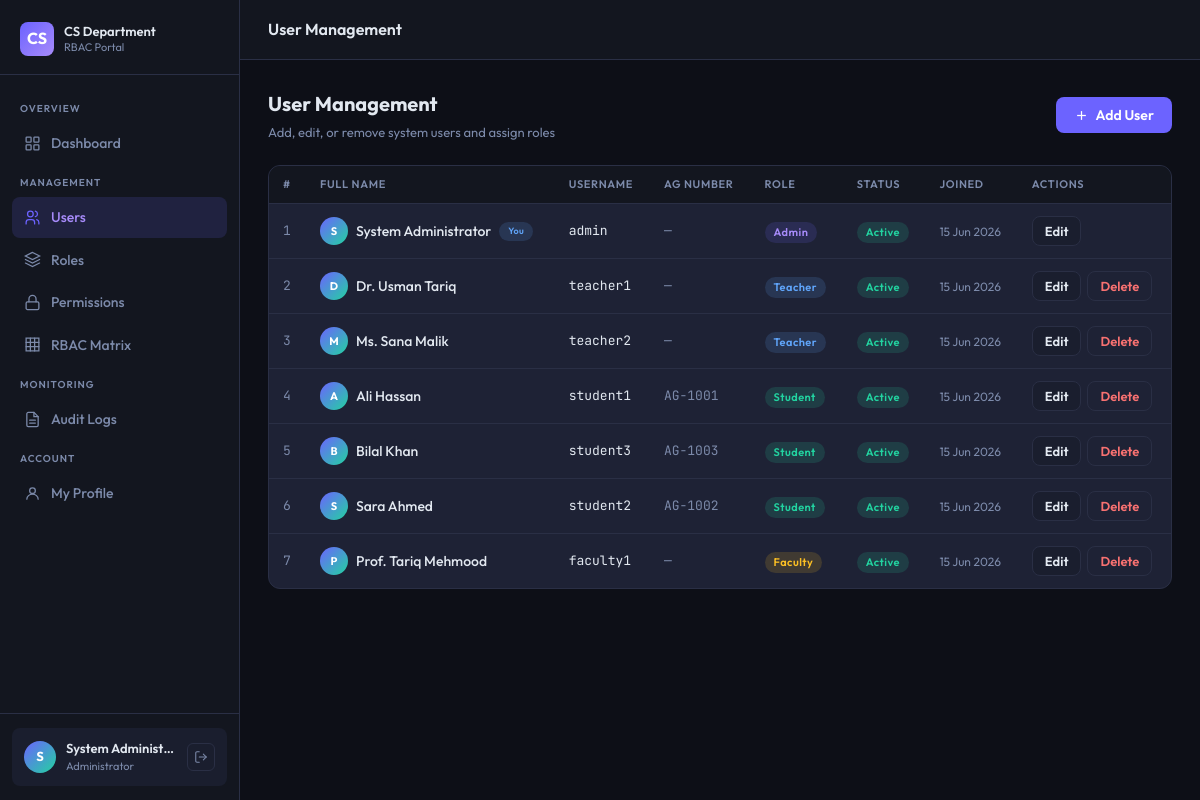
The page /admin/users.php (signed in) on the database its author committed.
### tables this page shows
CREATE TABLE IF NOT EXISTS users (
  user_id    INT AUTO_INCREMENT PRIMARY KEY,
  username   VARCHAR(100) NOT NULL UNIQUE,
  password   VARCHAR(255) NOT NULL,
  full_name  VARCHAR(150) NOT NULL,
  ag_number  VARCHAR(50)  DEFAULT NULL UNIQUE,
  role_id    INT          NOT NULL DEFAULT 3,
  status     ENUM('active','inactive') DEFAULT 'active',
  created_at TIMESTAMP DEFAULT CURRENT_TIMESTAMP,
  FOREIGN KEY (role_id) REFERENCES roles(role_id)
);

CREATE TABLE IF NOT EXISTS roles (
  role_id     INT AUTO_INCREMENT PRIMARY KEY,
  role_name   VARCHAR(50) NOT NULL UNIQUE,
  description VARCHAR(255)
);

### config/db.php (called while the page is built, shortened)
<?php
if (!function_exists('e')) {
    function e($string) {
        return htmlspecialchars((string)$string, ENT_QUOTES, 'UTF-8');
    }
}

### admin/users.php (the view, shortened to what this page needs)
<?php
require "../auth/auth_check.php";
$users = $conn->query("SELECT u.*,r.role_name,s.teacher_id FROM users u JOIN roles r ON u.role_id=r.role_id LEFT JOIN student_records s ON u.ag_number=s.ag_number ORDER BY u.role_id, u.full_name");
include "../layouts/header.php";
?>
<div class="page-header">
  <div>
    <h2>User Management</h2>
    <p>Add, edit, or remove system users and assign roles</p>
  </div>
  <button class="btn btn-primary" onclick="document.getElementById('addModal').classList.add('open')">
    <svg viewBox="0 0 24 24" fill="none" stroke="currentColor" stroke-width="2"><line x1="12" y1="5" x2="12" y2="19"/><line x1="5" y1="12" x2="19" y2="12"/></svg>
    Add User
  </button>
</div>
<div class="card" style="padding:0;overflow:hidden">
  <div class="table-wrap">
    <table>
      <thead>
        <tr>
          <th>#</th>
          <th>Full Name</th>
          <th>Username</th>
          <th>AG Number</th>
          <th>Role</th>
          <th>Status</th>
          <th>Joined</th>
          <th>Actions</th>
        </tr>
      </thead>
      <tbody>
        <?php $i=1; while ($u = $users->fetch_assoc()):
          $badgeMap = [1=>'badge-purple',2=>'badge-blue',3=>'badge-green',4=>'badge-amber'];
          $bc = $badgeMap[$u['role_id']] ?? 'badge-blue';
          $isSelf = ($u['user_id'] == $_SESSION['user_id']);
        ?>
        <tr>
          <td class="mono" style="color:var(--muted)"><?= $i++ ?></td>
          <td>
            <div style="display:flex;align-items:center;gap:8px">
              <div style="width:28px;height:28px;border-radius:50%;background:linear-gradient(135deg,var(--accent),var(--green));display:flex;align-items:center;justify-content:center;font-size:11px;font-weight:700;color:#fff;flex-shrink:0">
                <?= strtoupper(substr($u['full_name'],0,1)) ?>
              </div>
              <span style="font-weight:500"><?= e($u['full_name']) ?></span>
              <?php if ($isSelf): ?><span class="badge badge-blue" style="font-size:9px">You</span><?php endif; ?>
            </div>
          </td>
          <td class="mono"><?= e($u['username']) ?></td>
          <td class="mono" style="color:var(--muted)"><?= $u['ag_number'] ? e($u['ag_number']) : '—' ?></td>
          <td><span class="badge <?= $bc ?>"><?= e($u['role_name']) ?></span></td>
          <td>
            <?php if ($u['status']==='active'): ?>
              <span class="badge badge-green">Active</span>
            <?php else: ?>
              <span class="badge badge-red">Inactive</span>
            <?php endif; ?>
          </td>
          <td style="color:var(--muted);font-size:12px"><?= date('d M Y', strtotime($u['created_at'])) ?></td>
          <td>
            <div style="display:flex;gap:6px">
              <button class="btn btn-secondary btn-sm" onclick="openEdit(<?= htmlspecialchars(json_encode($u), ENT_QUOTES) ?>)">Edit</button>
              <?php if (!$isSelf): ?>
              <form method="post" onsubmit="return confirm('Delete user <?= e($u['username']) ?>?')" style="margin:0">
                <button name="delete" class="btn btn-danger btn-sm">Delete</button>
              </form>
              <?php endif; ?>
            </div>
          </td>
        </tr>
        <?php endwhile; ?>
      </tbody>
    </table>
  </div>
</div>
<?php include "../layouts/footer.php"; ?>

### assets/style.css (style rules this page uses)
:root { --bg: #0d0f17; --bg2: #13161f; --bg3: #1a1e2e; --card: #1e2235; --border: #2a2f45; --accent: #6c63ff; --accent2: #a78bfa; --green: #22d3a0; --red: #f87171; --amber: #fbbf24; --blue: #60a5fa; --text: #e2e8f0; --muted: #7c8aaa; --sidebar-w: 240px; --header-h: 60px; }
*, *::before, *::after { box-sizing: border-box; margin: 0; padding: 0; }
html, body { font-family: 'Outfit', sans-serif; background: var(--bg); color: var(--text); min-height: 100vh; font-size: 15px; line-height: 1.6; }
.card { background: var(--card); border: 1px solid var(--border); border-radius: 12px; padding: 24px; }
.table-wrap { overflow-x: auto; }
table { width: 100%; border-collapse: collapse; }
thead th { font-size: 11px; font-weight: 600; letter-spacing: .06em; text-transform: uppercase; color: var(--muted); padding: 10px 14px; text-align: left; border-bottom: 1px solid var(--border); background: var(--bg2); }
tbody td { padding: 12px 14px; font-size: 14px; border-bottom: 1px solid var(--border); color: var(--text); }
tbody tr:last-child td { border-bottom: none; }
.badge { display: inline-block; padding: 2px 9px; border-radius: 20px; font-size: 11px; font-weight: 600; letter-spacing: .04em; }
.badge-green { background: rgba(34,211,160,.15); color: var(--green); }
.badge-amber { background: rgba(251,191,36,.15); color: var(--amber); }
.badge-purple { background: rgba(108,99,255,.15); color: var(--accent2); }
.badge-blue { background: rgba(96,165,250,.15); color: var(--blue); }
.btn { display: inline-flex; align-items: center; gap: 7px; padding: 9px 18px; border-radius: 8px; font-family: 'Outfit', sans-serif; font-size: 14px; font-weight: 600; cursor: pointer; border: none; transition: all .18s; text-decoration: none; white-space: nowrap; }
.btn svg { width: 15px; height: 15px; }
.btn-primary { background: var(--accent); color: #fff; }
.btn-danger { background: transparent; border: 1px solid var(--border); color: var(--red); }
.btn-secondary { background: var(--bg3); border: 1px solid var(--border); color: var(--text); }
.btn-sm { padding: 6px 12px; font-size: 13px; }
.page-header { display: flex; align-items: center; justify-content: space-between; margin-bottom: 22px; }
.page-header h2 { font-size: 20px; font-weight: 700; color: var(--text); }
.page-header p { font-size: 13px; color: var(--muted); margin-top: 2px; }
.mono { font-family: 'JetBrains Mono', monospace; font-size: 13px; }

### rows shown on the page
users: full_name "S", full_name "System Administrator", shows "You", username "admin", role.role_name "Admin", status "Active", created_at "15 Jun 2026"
users: full_name "D", full_name "Dr. Usman Tariq", username "teacher1", role.role_name "Teacher", status "Active", created_at "15 Jun 2026"
users: full_name "M", full_name "Ms. Sana Malik", username "teacher2", role.role_name "Teacher", status "Active", created_at "15 Jun 2026"
users: full_name "A", full_name "Ali Hassan", username "student1", ag_number "AG-1001", role.role_name "Student", status "Active", created_at "15 Jun 2026"
users: full_name "B", full_name "Bilal Khan", username "student3", ag_number "AG-1003", role.role_name "Student", status "Active", created_at "15 Jun 2026"
users: full_name "S", full_name "Sara Ahmed", username "student2", ag_number "AG-1002", role.role_name "Student", status "Active", created_at "15 Jun 2026"
users: full_name "P", full_name "Prof. Tariq Mehmood", username "faculty1", role.role_name "Faculty", status "Active", created_at "15 Jun 2026"

### other values the page prints
$label "Dashboard Users Roles Permissions RBAC Matrix Audit Logs My Profile"
$initials "S"
$fname "System Administ…"
$roleLabel "Administrator"
$pageTitle "User Management"
